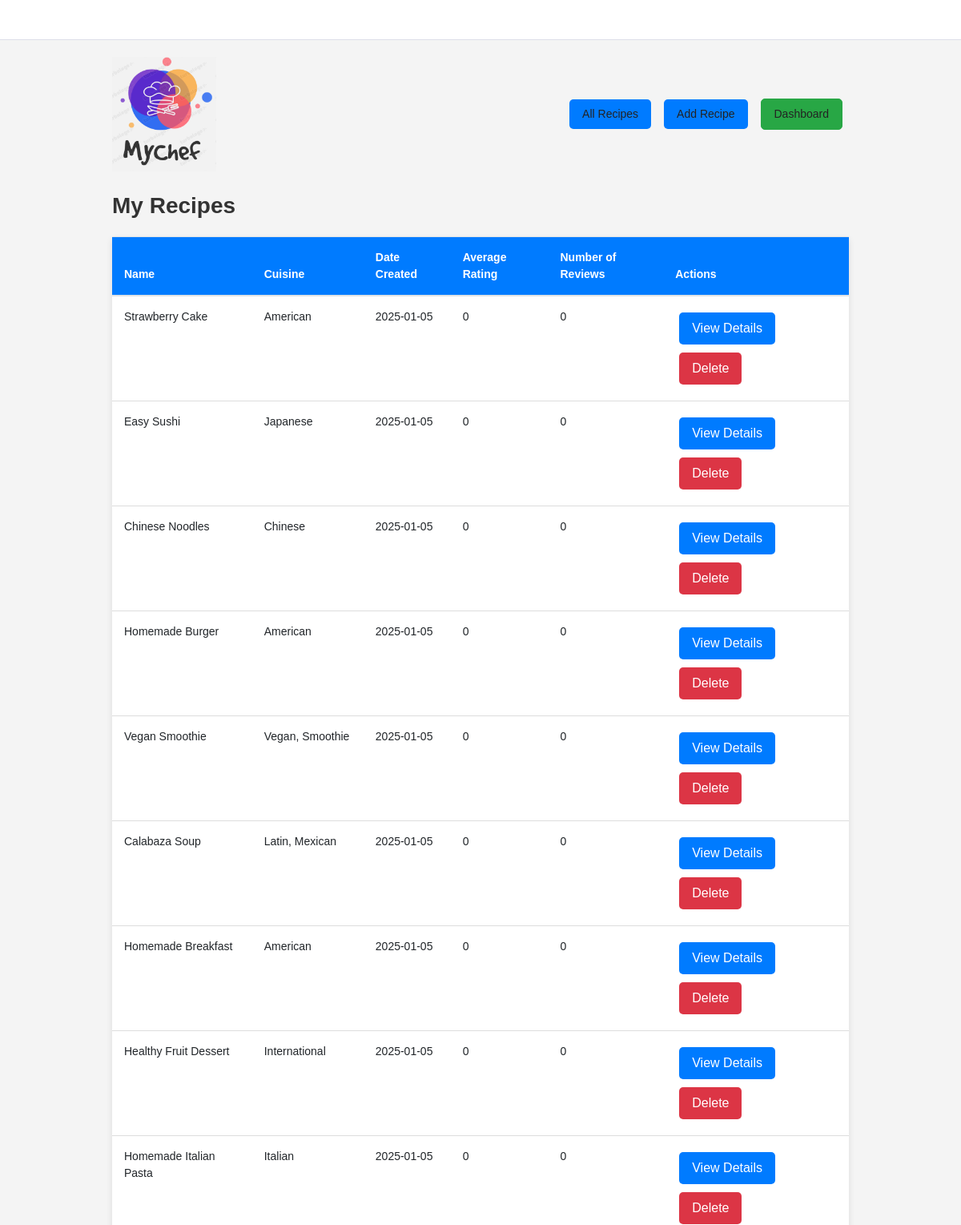
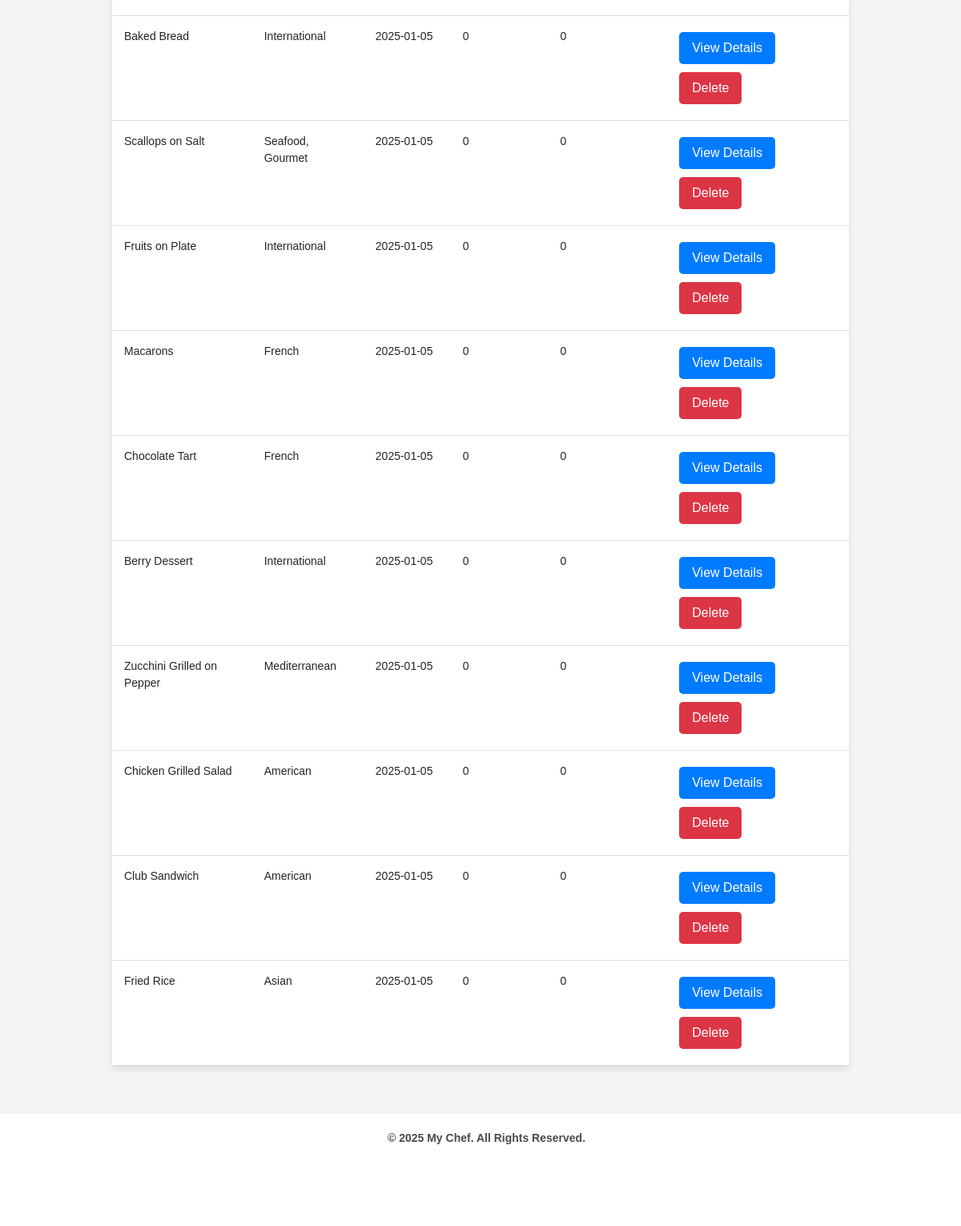
/my_recipes (signed in), run on the app's committed database (2 pictures, top to bottom).
### MyChef/models.py (models this page shows)
class Recipe(db.Model):
    id = db.Column(db.Integer, primary_key=True)
    name = db.Column(db.String(150), nullable=False)
    description = db.Column(db.Text, nullable=True)
    cuisine = db.Column(db.String(100), nullable=True)
    image = db.Column(db.String(150), nullable=True)
    rating = db.Column(db.Integer, default=0)
    date_created = db.Column(db.DateTime(timezone=True), default=func.now())
    user_id = db.Column(db.Integer, db.ForeignKey('user.id'), nullable=False)
    reviews = db.relationship('Review', backref='reviews_in_recipe', cascade='all, delete-orphan')
    ingredients = db.relationship('Ingredient', backref='recipe', cascade='all, delete-orphan')
    instructions = db.relationship('Instruction', backref='recipe', cascade='all, delete-orphan')
    meal_plans = db.relationship('MealPlan', back_populates='recipe')
    tags = db.relationship('Tag', secondary='recipe_tags', backref=db.backref('tags_in_recipe', lazy='dynamic'))
    user = db.relationship('User', back_populates='recipes')

### MyChef/views.py (the view)
@views.route('/my_recipes', methods=['GET'])
@login_required
def my_recipes():
    recipes = db.session.query(
        Recipe,
        func.coalesce(func.avg(Review.rating), 0).label('average_rating'),
        func.count(Review.id).label('review_count')
    ).outerjoin(Review).filter(Recipe.user_id == current_user.id).group_by(Recipe.id).all()
    return render_template('my_recipes.html', recipes=recipes)

### MyChef/__init__.py (called while the page is built)
def create_app():
    app = Flask(__name__)
    app.config['SECRET_KEY'] = 'ishannnnnnnnnnnnnn'  # Secret key for sessions
    app.config['SQLALCHEMY_DATABASE_URI'] = f'sqlite:///{DB_NAME}'  # SQLite database URI
    app.config['SQLALCHEMY_TRACK_MODIFICATIONS'] = False  # Disable modification tracking to save resources
    db.init_app(app)
    migrate.init_app(app, db)
    from .views import views
    from .auth import auth
    app.register_blueprint(views, url_prefix='/')
    app.register_blueprint(auth, url_prefix='/')
    login_manager = LoginManager()
    login_manager.login_view = 'auth.login'  # Redirect to login page if not logged in
    login_manager.init_app(app)
    from .models import User  # Import inside the function to avoid circular import
    @login_manager.user_loader
    def load_user(id):
        return User.query.get(int(id))
    create_database(app)
    return app

### MyChef/templates/my_recipes.html (shortened to what this page needs)
{% extends "base.html" %}
{% block content %}
<link rel="stylesheet" href="{{ url_for('static', filename='css/my_recipes.css') }}">
<div class="container">
    <h1>My Recipes</h1>
    <table class="table">
        <thead>
            <tr>
                <th>Name</th>
                <th>Cuisine</th>
                <th>Date Created</th>
                <th>Average Rating</th>
                <th>Number of Reviews</th>
                <th>Actions</th>
            </tr>
        </thead>
        <tbody>
            {% for recipe, average_rating, review_count in recipes %}
            <tr>
                <td>{{ recipe.name }}</td>
                <td>{{ recipe.cuisine }}</td>
                <td>{{ recipe.date_created.strftime('%Y-%m-%d') }}</td>
                <td>{{ average_rating|round(1) }}</td>
                <td>{{ review_count }}</td>
                <td>
                    <a href="{{ url_for('views.recipe_details', recipe_id=recipe.id) }}" class="btn btn-primary">View Details</a>
                    <form action="{{ url_for('views.delete_recipe', recipe_id=recipe.id) }}" method="post" style="display:inline;">
                        <button type="submit" class="btn btn-danger">Delete</button>
                    </form>
                </td>
            </tr>
            {% endfor %}
        </tbody>
    </table>
</div>
{% endblock %}

### MyChef/static/style.css (style rules this page uses)
* { margin: 0; padding: 0; }
body { font-family: "Open Sans", sans-serif; font-size: 14px; }
h1, h2, h3, h4, h5, h6 { color: #000000; line-height: 1.3; font-weight: 600; }
a, a:hover, a:focus { -webkit-transition-duration: 500ms; transition-duration: 500ms; text-decoration: none; outline: 0 solid transparent; color: #000000; font-weight: 600; font-size: 14px; color: #474747; }

### MyChef/static/css/my_recipes.css (style rules this page uses)
body { font-family: Arial, sans-serif; background-color: #f4f4f4; margin: 0; padding: 0; }
.container { width: 80%; margin: 0 auto; padding: 20px; }
.table { width: 100%; margin-top: 20px; border-collapse: collapse; box-shadow: 0 4px 8px rgba(0, 0, 0, 0.1); }
.table th, .table td { padding: 15px; text-align: left; border-bottom: 1px solid #ddd; }
.table th { background-color: #007bff; color: white; }
.table td { background-color: #ffffff; }
.btn { padding: 8px 16px; margin: 5px; border-radius: 5px; cursor: pointer; transition: background-color 0.3s ease; }
.btn-primary { background-color: #007bff; color: white; border: none; }
.btn-danger { background-color: #dc3545; color: white; border: none; }
h1 { font-size: 2em; margin-bottom: 20px; color: #333; }

### data on the page
Recipe: name "Strawberry Cake", cuisine "American", date_created "2025-01-05", rating "0"
Recipe: name "Easy Sushi", cuisine "Japanese", date_created "2025-01-05", rating "0"
Recipe: name "Chinese Noodles", cuisine "Chinese", date_created "2025-01-05", rating "0"
Recipe: name "Homemade Burger", cuisine "American", date_created "2025-01-05", rating "0"
Recipe: name "Vegan Smoothie", cuisine "Vegan, Smoothie", date_created "2025-01-05", rating "0"
Recipe: name "Calabaza Soup", cuisine "Latin, Mexican", date_created "2025-01-05", rating "0"
Recipe: name "Homemade Breakfast", cuisine "American", date_created "2025-01-05", rating "0"
Recipe: name "Healthy Fruit Dessert", cuisine "International", date_created "2025-01-05", rating "0"
Recipe: name "Homemade Italian Pasta", cuisine "Italian", date_created "2025-01-05", rating "0"
Recipe: name "Baked Bread", cuisine "International", date_created "2025-01-05", rating "0"
Recipe: name "Scallops on Salt", cuisine "Seafood, Gourmet", date_created "2025-01-05", rating "0"
Recipe: name "Fruits on Plate", cuisine "International", date_created "2025-01-05", rating "0"
Recipe: name "Macarons", cuisine "French", date_created "2025-01-05", rating "0"
Recipe: name "Chocolate Tart", cuisine "French", date_created "2025-01-05", rating "0"
Recipe: name "Berry Dessert", cuisine "International", date_created "2025-01-05", rating "0"
Recipe: name "Zucchini Grilled on Pepper", cuisine "Mediterranean", date_created "2025-01-05", rating "0"
Recipe: name "Chicken Grilled Salad", cuisine "American", date_created "2025-01-05", rating "0"
Recipe: name "Club Sandwich", cuisine "American", date_created "2025-01-05", rating "0"
Recipe: name "Fried Rice", cuisine "Asian", date_created "2025-01-05", rating "0"
